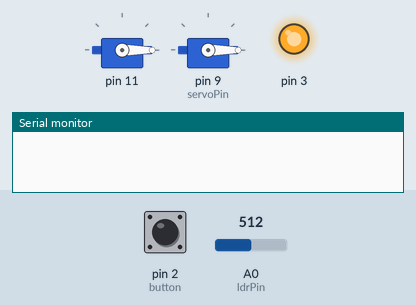
Recording of a sketch running on a simulated Arduino Uno, built with avr-gcc and run on an emulated ATmega328P. Parts: 2 × servo, output pins drawn as LEDs (lit = HIGH), the last lines printed to the serial monitor. The test bench sets the inputs (shaded band); at power-on: pin 2 (button) HIGH, A0 (ldrPin) = 512. Pins used as bus, display or sensor lines are not drawn.

Above: at 2.0 s.
2.1 s: pin 2 (button) pulled LOW for 3.2 s
At 2.6 s:
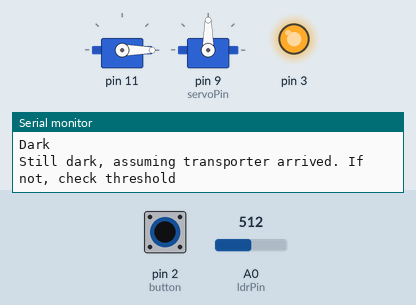
Timing chart, 0 to 6.5 s (numbered marks = the images above; inputs shaded):
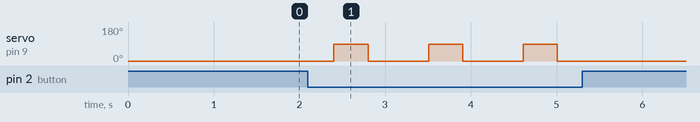

Measured:
- after the input at 2.1 s, servo on pin 9 (servoPin): alternates 90° for 0.40 s and 0° for 0.70 s, 6 changes in all, then stays 0°, starting after 0.30 s

The sketch:

Laadarm.ino
```cpp
#include <Servo.h>

const int button = 2;
const int servoPin = 9;
const int ldrPin = A0;
const int threshold = 700; //threshold for the LDR
const int debounce = 200; //debounce time for the button
const int recheck = 100; //recheck time for the LDR
const bool v = true; //verbose

int pos = 0;
int ldrVal;
int i;
bool load = false; // bool for storing the status of the load

Servo servo; //servo to drop load


void setup() {
  pinMode(button, INPUT_PULLUP);
  servo.attach(servoPin);
  servo.write(pos);
  delay(800);
  servo.detach();
  if (v) {
    Serial.begin(9600);
  }
}

void loop() {
  if (digitalRead(button) == 0) {
    i++;
    if (v) {
      Serial.print("button pressed ");
      Serial.print(i);
      Serial.println(" times");
    }
    delay(debounce);
    load = !load;
    if (v) {
      Serial.print("Set load to ");
      Serial.println(load);
    }
  }

  if (load) {

    //Set display 1 to 'L'

    if (i == 1) {
      // set display 2 to '1'
    } else if (i == 2) {
      // set display 2 to '2'
    } else {
      // turn display off?? not sure yet
    }

    ldrVal = analogRead(ldrPin);  // read the input pin
    //Serial.println(ldrVal);
    if (ldrVal < threshold) {  //transporter gedetecteerd
      if (v) {
        Serial.println("Dark");
      }
      delay(recheck);
      ldrVal = analogRead(ldrPin);  // read the input pin
      if (ldrVal < threshold) {
        if (v) {
          Serial.println("Still dark, assuming transporter arrived. If not, check threshold");
        }
        servo.attach(servoPin);
        servo.write(90);  //push load out
        delay(400);
        servo.write(0);
        delay(400);
        servo.detach();
        load = !load;
        if (v) {
          Serial.print("Load (hopefully) dropped. \nSet load to ");
          Serial.println(load);
        }
      }
    }
  }

}
```

Button.cpp
```cpp
#include "Button.h"

using namespace laad;

Button::Button(uint8_t pin)
{
  inputPin = pin;
  pinMode(pin, INPUT);
}

bool Button::isPressed()
{
  if (digitalRead(inputPin))
  {
    return true;
  }
  else
  {
    return false;
  }
}

void Button::onPress(void (*f)())
{
  if (isPressed())
  {
    while (isPressed())
      ;
    (*f)();
  }
}
```

Button.h
```cpp
#include "arduino.h"
#include <stdint.h>

namespace laad
{
class Button
{
private:
  uint8_t inputPin;

public:
  bool isPressed();
  void onPress(void (*)());

  Button(uint8_t inputPin);
};
} // namespace laad
```

Dispenser.cpp
```cpp
#include "Dispenser.h"

using namespace laad;

Dispenser::Dispenser(uint8_t pin) : servoPin(pin)
{
    servo.attach(servoPin);
    servo.write(0);
    //delay(500);
    servo.detach();
};

void Dispenser::dispense()
{
    servo.attach(servoPin);
    servo.write(90);
    delay(1000);
    servo.write(0);
    delay(300);
    servo.detach();
}
```

Dispenser.h
```cpp
#include "arduino.h"
#include <Servo.h>
#include <stdlib.h>

namespace laad
{
class Dispenser
{
  private:
    uint8_t servoPin;
    Servo servo;

  public:
    Dispenser(uint8_t pin);
    void dispense();
};

} // namespace laad
```

LightSensor.cpp
```cpp
#include "LightSensor.h"

using namespace laad;

LS::LS(uint8_t inputPin, uint32_t threshold)
{
  (*this).inputPin = inputPin;
  (*this).threshold = threshold;
}

bool LS::isDark()
{
  return (analogRead(inputPin) < threshold);
}
```

LightSensor.h
```cpp
#include "arduino.h"
#include <stdint.h>

namespace laad
{
class LS
{
private:
  uint32_t threshold;
  uint8_t inputPin;

public:
  LS(uint8_t, uint32_t);

  bool isDark();
};
} // namespace laad
```

SSD.cpp
```cpp
#include "arduino.h"
#include "SSD.h"

using namespace laad;

void _displayByte(uint8_t byte1, uint8_t byte2, SSD *pDisplay)
{
  SSD display = *pDisplay;

  uint8_t display1 = display.getDisplay(1);
  uint8_t display2 = display.getDisplay(2);

  uint8_t *pins = display.getSsdPorts();

  digitalWrite(display2, LOW);
  digitalWrite(display1, HIGH);
  for (unsigned char i = 0; i < 7; i++)
  {
    if (byte1 & 1 << i)
    {
      digitalWrite(pins[i], HIGH);
    }
    else
    {
      digitalWrite(pins[i], LOW);
    }
  }

  delay(10);

  digitalWrite(display1, LOW);
  digitalWrite(display2, HIGH);
  for (unsigned char i = 0; i < 7; i++)
  {
    if (byte2 & 1 << i)
    {
      digitalWrite(pins[i], HIGH);
    }
    else
    {
      digitalWrite(pins[i], LOW);
    }
  }

  delay(10);

  digitalWrite(display2, LOW);
  digitalWrite(display1, LOW);
}

SSD::SSD(uint8_t d1, uint8_t d2, uint8_t *p)
{
  display1 = d1;
  display2 = d2;

  ssdPorts = p;

  pinMode(display1, OUTPUT);
  digitalWrite(display1, HIGH);

  pinMode(display2, OUTPUT);
  digitalWrite(display2, HIGH);

  for (unsigned char i = 0; i < 7; i++)
  {
    pinMode(ssdPorts[i], OUTPUT);
    digitalWrite(ssdPorts[i], HIGH);
  }
}

uint8_t SSD::getDisplay(uint8_t display)
{
  if (display == 1)
  {
    return display1;
  }
  else
  {
    return display2;
  }

  return display1;
}

uint8_t *SSD::getSsdPorts()
{
  return ssdPorts;
}

void SSD::displayState(bool loaded, uint8_t number)
{
  unsigned char display2byte = 0b1001001;

  switch (number % 10)
  {
  case 0:
    display2byte = 0b0111111;
    break;

  case 1:
    display2byte = 0b0110000;
    break;

  case 2:
    display2byte = 0b1011011;
    break;

  case 3:
    display2byte = 0b1001111;
    break;

  case 4:
    display2byte = 0b1100110;
    break;

  case 5:
    display2byte = 0b1101101;
    break;

  case 6:
    display2byte = 0b1111101;
    break;

  case 7:
    display2byte = 0b0000111;
    break;

  case 8:
    display2byte = 0b1111111;
    break;

  case 9:
    display2byte = 0b1101111;
    break;
  }

  _displayByte((loaded ? 0b0111000 : 0b1111001), display2byte, this);
}
```

SSD.h
```cpp
#include "arduino.h"
#include <stdint.h>

namespace laad
{
class SSD
{
private:
  uint8_t display1;
  uint8_t display2;

  uint8_t *ssdPorts;

public:
  SSD(uint8_t, uint8_t, uint8_t *);

  void displayState(bool, uint8_t);
  uint8_t getDisplay(uint8_t);
  uint8_t *getSsdPorts();
};
} // namespace laad
```

laadarm.cpp
```cpp
#include "arduino.h"
#include "SSD.h"
#include "Button.h"
#include "LightSensor.h"
#include "Dispenser.h"
#include <stdint.h>
#include <Servo.h>

using namespace laad;

uint8_t tripN = 0;
//                   A, B, C, D, E, F, G
uint8_t ssdPins[] = {6, 7, 10, 9, 8, 5, 4};
SSD seg7(2, 3, ssdPins);
Button button(13);
LS ls(5, 80);
Dispenser d(11);

void trip()
{
  tripN++;
  bool stillLoaded = true;
  while (true)
  {
    if (ls.isDark() && stillLoaded)
    {
      d.dispense();
      stillLoaded = false;
    }

    if (!stillLoaded)
      button.onPress(trip);

    seg7.displayState(stillLoaded, tripN);
  }
}

void setup()
{
}

void loop()
{
  //seg7.displayState(false, 8);
  button.onPress(trip);
}
```
